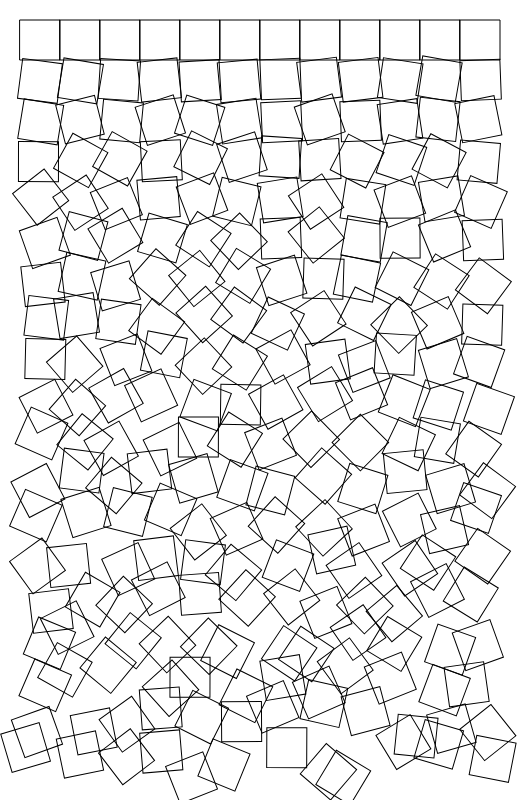
Frame 1 (no input)
Frame 60 (no input): identical to frame 1, image omitted
Frame 120 (the mouse pressed at the canvas centre since frame 60): identical to frame 1, image omitted

The p5.js sketch that drew this single still picture (run headless with seeded random() and noise() and a simulated clock; from frame 60 on, the mouse is pressed at the canvas centre):

// p5.js sketch
// ── sketch.js
/*
  Ralf Baecker 2021

  original Schotter by Georg Nees ~1960
  http://www.medienkunstnetz.de/werke/schotter/

*/

let w = 12;
let h = 19;


function setup() {
  createCanvas(520, 800);
  rectMode(CENTER);
}

function draw() {
  randomSeed(1);
  noFill();
  background(255);
  push();
  translate(20, 20);
  for (var y = 0; y < h; y++) {
    for (var x = 0; x < w; x++) {
      push();
      translate((x + 0.5) * 10 * 4, (y + 0.5) * 10 * 4);
      translate(random(-y, y), random(-y, y));
      rotate(radians(random(-y * 10, y * 10)));
      rect(0, 0, 10 * 4, 10 * 4);
      pop();
    }
  }
  pop();
}
